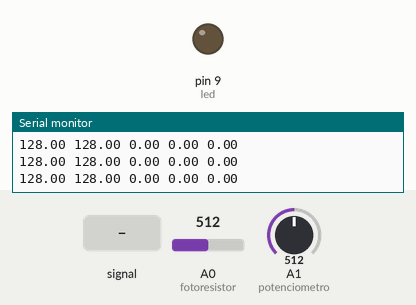
This sketch was run on a simulated Arduino Uno, built with avr-gcc and run on an emulated ATmega328P. On the bench: output pins drawn as LEDs (lit = HIGH), the last lines printed to the serial monitor. The test bench sets the inputs (shaded band); at power-on: A0 (fotoresistor) = 512, A1 (potenciometro) = 512.

Above: at 1.2 s.
1.3 s: A0 (fotoresistor) fed a 200 Hz sine of ±81 counts around its level
At 1.76 s:
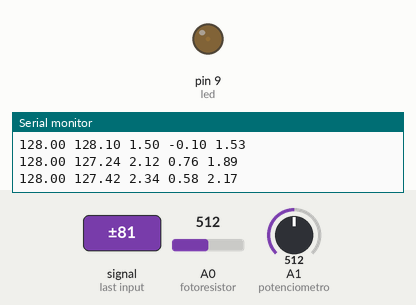
4.3 s: A0 (fotoresistor) set to 507
At 6.37 s:
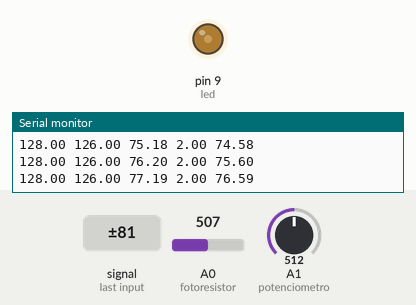
7.3 s: A1 (potenciometro) set to 511
At 10.27 s:
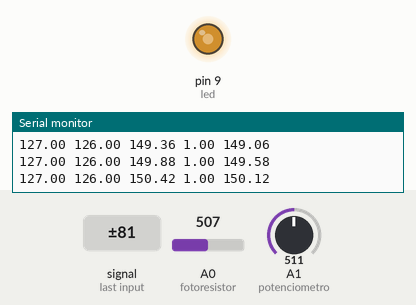
10.3 s: A1 (potenciometro) set to 1023
Timing chart, 0 to 12.8 s (numbered marks = the images above; inputs shaded):
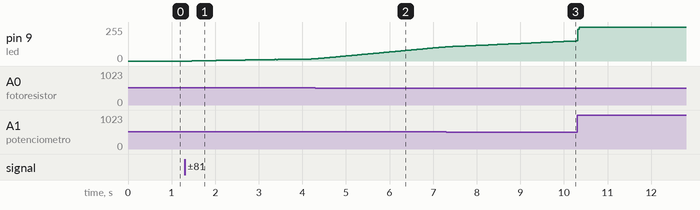

The sketch:

PID.ino.ino
```cpp
double P = 0, I = 0, pi = 0;
double erro;
float pot;
float ldr;
double last = 0, delta;
double led = 9;
double fotoresistor = A0;
double potenciometro = A1;


void setup() {
  Serial.begin(9600);
  pinMode(fotoresistor, INPUT);
  pinMode(potenciometro, INPUT);
  pinMode(led, OUTPUT);
}

void loop() {
  // Declarando valores iniciando com 0 para não acumular os valores anteriores aos novos valores
  erro = 0;
  pot = 0;
  ldr = 0;

  for (int ii = 0; ii < 50; ii++) { // Filtro media movel para filtrar ruidos e o sinal PWM do LED, assim ele calcula o valor eficaz e corrige o valor de entrada do sinal
    ldr += (double) (analogRead(fotoresistor) >> 2) / 50; // leitura do valor do LDR em 10 bits, convertida para 8 bits
    pot += (double) (analogRead(potenciometro) >> 2) / 50;
  }; // realimentação da entrada menos a saida
  erro = (pot - ldr); // leitura do valor do potenciometro

  delta = (millis() - last) / 1000.0; // constante de tempo utilizada no integrador
  last = millis(); // atualiza o valor antigo
  P = (erro * 0.3) ; // kp
  I += ((erro * 15) * delta ); // ki; I=I+novoI
  pi = P + I ; // PI


  if (pi < 0)
  {
    pi = 0; // se pi<0 ele recebe 0
  } if (pi > 255)
  {
    pi = 255; // se pi>255 ele recebe 255
  }

  analogWrite(led, pi);

  Serial.print(pot);
  Serial.print(" ");
  Serial.print(ldr);
  Serial.print(" ");
  Serial.print(pi);
  Serial.print(" ");
  Serial.print(erro);
  Serial.print(" ");
  Serial.println(I);


}
```

Measured:
- the behaviour switches between 508 and 507 on A0 (fotoresistor) (found by bisection; images 1 and 2)
- the behaviour switches between 512 and 511 on A1 (potenciometro) (found by bisection; images 2 and 3)
- after the input at 1.3 s, pin 9 (led): 0/255 → 1/255 after 0.16 s, → 2/255 0.19 s later, → 3/255 0.22 s later, → 4/255 0.16 s later, … (26 changes in this stretch)
